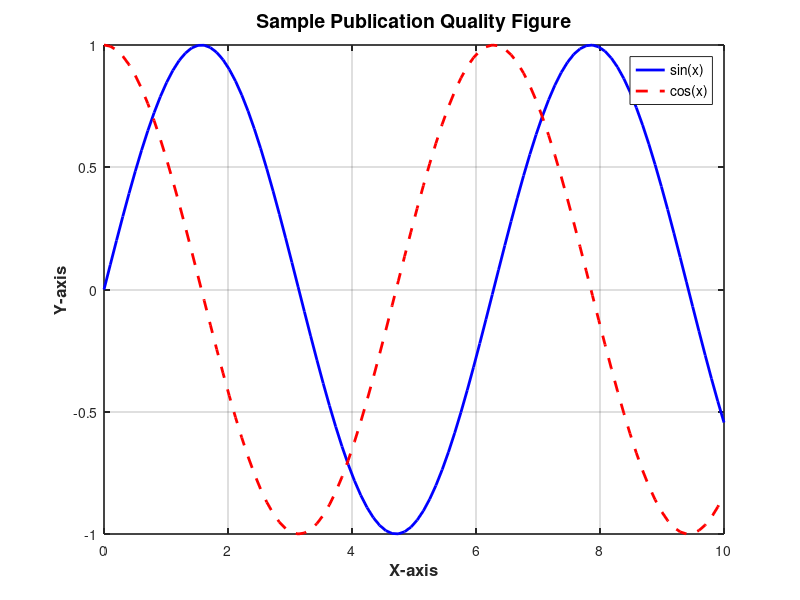

The MATLAB script that drew this image: (Note: this script raises an error after producing the figure.)
%% Publication Quality Figure Example
% This script demonstrates how to create and save publication-quality figures
% using the saveFigureForPublication function.
%
% Created by: GitHub Copilot
% Date: May 22, 2025
% For: Generalizable Pyrolysis Model Project

% Clear workspace and figures
clear;
clc;
close all;

% Create a sample figure
figure('Position', [100, 100, 800, 600]);

% Create some sample data
x = linspace(0, 10, 100);
y1 = sin(x);
y2 = cos(x);

% Plot with proper formatting
plot(x, y1, 'b-', 'LineWidth', 2);
hold on;
plot(x, y2, 'r--', 'LineWidth', 2);

% Add labels and title with proper font sizes
xlabel('X-axis', 'FontSize', 12, 'FontWeight', 'bold');
ylabel('Y-axis', 'FontSize', 12, 'FontWeight', 'bold');
title('Sample Publication Quality Figure', 'FontSize', 14, 'FontWeight', 'bold');

% Add legend
legend('sin(x)', 'cos(x)', 'Location', 'best', 'FontSize', 10);

% Enhance appearance
grid on;
set(gca, 'LineWidth', 1.2, 'FontSize', 10);
set(gca, 'Box', 'on');

% Use the saveFigureForPublication function to save the figure
saveFigureForPublication(gcf, 'figure_examples', 'sample_figure', 600);

fprintf('\nThis example shows how to create a publication-quality figure and save it in multiple formats.\n');
fprintf('The figure has been saved in the "figure_examples" directory.\n\n');
fprintf('To use this functionality in your own scripts, simply call:\n');
fprintf('  saveFigureForPublication(figureHandle, outputDirectory, baseFileName, dpi);\n\n');
fprintf('For example:\n');
fprintf('  saveFigureForPublication(gcf, ''model_evaluation'', ''MyPlot'', 600);\n\n');
